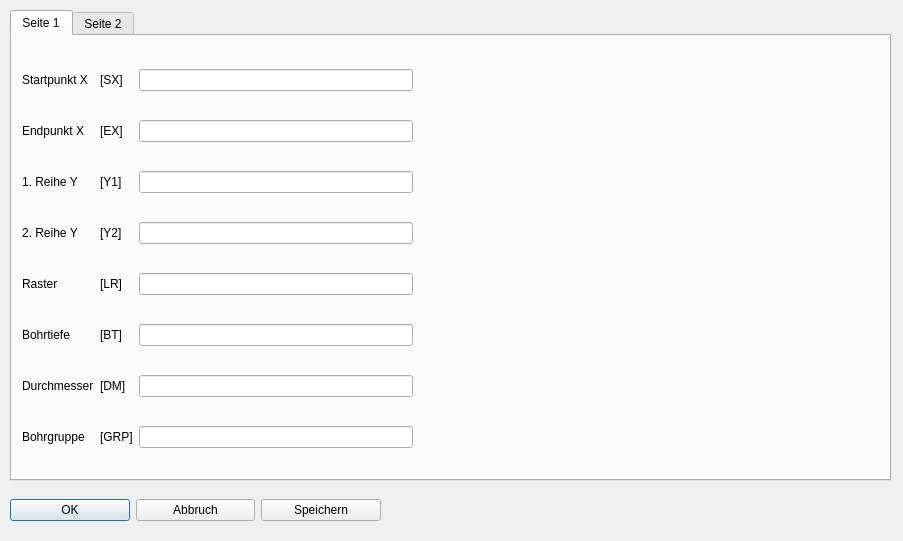
<?xml version="1.0" encoding="UTF-8"?>
<ui version="4.0">
 <class>Dialog_loreiae</class>
 <widget class="QDialog" name="Dialog_loreiae">
  <property name="geometry">
   <rect>
    <x>0</x>
    <y>0</y>
    <width>903</width>
    <height>541</height>
   </rect>
  </property>
  <property name="windowTitle">
   <string>Lochreihe Anfang-Ende</string>
  </property>
  <property name="modal">
   <bool>true</bool>
  </property>
  <widget class="QWidget" name="layoutWidget_3">
   <property name="geometry">
    <rect>
     <x>10</x>
     <y>490</y>
     <width>371</width>
     <height>41</height>
    </rect>
   </property>
   <layout class="QHBoxLayout" name="horizontalLayout">
    <item>
     <widget class="QPushButton" name="pushButton_ok">
      <property name="text">
       <string>OK</string>
      </property>
     </widget>
    </item>
    <item>
     <widget class="QPushButton" name="pushButton_esc">
      <property name="text">
       <string>Abbruch</string>
      </property>
     </widget>
    </item>
    <item>
     <widget class="QPushButton" name="pushButton_save">
      <property name="text">
       <string>Speichern</string>
      </property>
     </widget>
    </item>
   </layout>
  </widget>
  <widget class="QTabWidget" name="tabWidget">
   <property name="geometry">
    <rect>
     <x>10</x>
     <y>10</y>
     <width>881</width>
     <height>471</height>
    </rect>
   </property>
   <property name="currentIndex">
    <number>0</number>
   </property>
   <widget class="QWidget" name="tab">
    <attribute name="title">
     <string>Seite 1</string>
    </attribute>
    <widget class="QWidget" name="layoutWidget">
     <property name="geometry">
      <rect>
       <x>10</x>
       <y>10</y>
       <width>391</width>
       <height>431</height>
      </rect>
     </property>
     <layout class="QGridLayout" name="gridLayout">
      <item row="5" column="0">
       <widget class="QLabel" name="label_4">
        <property name="text">
         <string>Bohrtiefe</string>
        </property>
       </widget>
      </item>
      <item row="5" column="2">
       <widget class="QLineEdit" name="lineEdit_boti"/>
      </item>
      <item row="2" column="0">
       <widget class="QLabel" name="label_3">
        <property name="text">
         <string>1. Reihe Y</string>
        </property>
       </widget>
      </item>
      <item row="3" column="0">
       <widget class="QLabel" name="label_35">
        <property name="text">
         <string>2. Reihe Y</string>
        </property>
       </widget>
      </item>
      <item row="2" column="2">
       <widget class="QLineEdit" name="lineEdit_y1"/>
      </item>
      <item row="7" column="1">
       <widget class="QLabel" name="label_10">
        <property name="text">
         <string>[GRP]</string>
        </property>
       </widget>
      </item>
      <item row="3" column="1">
       <widget class="QLabel" name="label_36">
        <property name="text">
         <string>[Y2]</string>
        </property>
       </widget>
      </item>
      <item row="0" column="0">
       <widget class="QLabel" name="label">
        <property name="text">
         <string>Startpunkt X</string>
        </property>
       </widget>
      </item>
      <item row="5" column="1">
       <widget class="QLabel" name="label_8">
        <property name="text">
         <string>[BT]</string>
        </property>
       </widget>
      </item>
      <item row="6" column="2">
       <widget class="QLineEdit" name="lineEdit_dm"/>
      </item>
      <item row="2" column="1">
       <widget class="QLabel" name="label_7">
        <property name="text">
         <string>[Y1]</string>
        </property>
       </widget>
      </item>
      <item row="0" column="2">
       <widget class="QLineEdit" name="lineEdit_xs"/>
      </item>
      <item row="3" column="2">
       <widget class="QLineEdit" name="lineEdit_y2"/>
      </item>
      <item row="7" column="0">
       <widget class="QLabel" name="label_6">
        <property name="text">
         <string>Bohrgruppe</string>
        </property>
       </widget>
      </item>
      <item row="6" column="1">
       <widget class="QLabel" name="label_9">
        <property name="text">
         <string>[DM]</string>
        </property>
       </widget>
      </item>
      <item row="7" column="2">
       <widget class="QLineEdit" name="lineEdit_grp"/>
      </item>
      <item row="6" column="0">
       <widget class="QLabel" name="label_5">
        <property name="text">
         <string>Durchmesser</string>
        </property>
       </widget>
      </item>
      <item row="1" column="1">
       <widget class="QLabel" name="label_34">
        <property name="text">
         <string>[EX]</string>
        </property>
       </widget>
      </item>
      <item row="1" column="0">
       <widget class="QLabel" name="label_16">
        <property name="text">
         <string>Endpunkt X</string>
        </property>
       </widget>
      </item>
      <item row="1" column="2">
       <widget class="QLineEdit" name="lineEdit_xe"/>
      </item>
      <item row="0" column="1">
       <widget class="QLabel" name="label_2">
        <property name="text">
         <string>[SX]</string>
        </property>
       </widget>
      </item>
      <item row="4" column="2">
       <widget class="QLineEdit" name="lineEdit_raster"/>
      </item>
      <item row="4" column="0">
       <widget class="QLabel" name="label_37">
        <property name="text">
         <string>Raster</string>
        </property>
       </widget>
      </item>
      <item row="4" column="1">
       <widget class="QLabel" name="label_38">
        <property name="text">
         <string>[LR]</string>
        </property>
       </widget>
      </item>
     </layout>
    </widget>
    <widget class="QLabel" name="label_bild">
     <property name="geometry">
      <rect>
       <x>410</x>
       <y>10</y>
       <width>461</width>
       <height>431</height>
      </rect>
     </property>
     <property name="text">
      <string/>
     </property>
    </widget>
   </widget>
   <widget class="QWidget" name="tab_2">
    <attribute name="title">
     <string>Seite 2</string>
    </attribute>
    <widget class="QWidget" name="layoutWidget_2">
     <property name="geometry">
      <rect>
       <x>11</x>
       <y>9</y>
       <width>391</width>
       <height>431</height>
      </rect>
     </property>
     <layout class="QGridLayout" name="gridLayout_2">
      <item row="2" column="1">
       <widget class="QLabel" name="label_13">
        <property name="text">
         <string>[ABT]</string>
        </property>
       </widget>
      </item>
      <item row="6" column="1">
       <widget class="QLabel" name="label_23">
        <property name="text">
         <string>[ZSM]</string>
        </property>
       </widget>
      </item>
      <item row="6" column="2">
       <widget class="QLineEdit" name="lineEdit_zsm"/>
      </item>
      <item row="10" column="0">
       <widget class="QLabel" name="label_14">
        <property name="text">
         <string>Punktlasermodi</string>
        </property>
       </widget>
      </item>
      <item row="10" column="2">
       <widget class="QSpinBox" name="spinBox_plm">
        <property name="maximum">
         <number>3</number>
        </property>
       </widget>
      </item>
      <item row="9" column="0">
       <widget class="QLabel" name="label_28">
        <property name="text">
         <string>Taste Satz ein (Nein/-1)</string>
        </property>
       </widget>
      </item>
      <item row="4" column="1">
       <widget class="QLabel" name="label_20">
        <property name="text">
         <string>[RBM]</string>
        </property>
       </widget>
      </item>
      <item row="5" column="2">
       <widget class="QLineEdit" name="lineEdit_bovo"/>
      </item>
      <item row="4" column="2">
       <widget class="QLineEdit" name="lineEdit_reboma"/>
      </item>
      <item row="6" column="0">
       <widget class="QLabel" name="label_12">
        <property name="text">
         <string>Zustellmaß</string>
        </property>
       </widget>
      </item>
      <item row="3" column="0">
       <widget class="QLabel" name="label_17">
        <property name="text">
         <string>Anbohrvorschub</string>
        </property>
       </widget>
      </item>
      <item row="9" column="2">
       <widget class="QSpinBox" name="spinBox_tasatz">
        <property name="minimum">
         <number>-1</number>
        </property>
        <property name="maximum">
         <number>1</number>
        </property>
        <property name="value">
         <number>-1</number>
        </property>
       </widget>
      </item>
      <item row="12" column="0">
       <widget class="QLabel" name="label_33">
        <property name="text">
         <string>Ausführbedingung</string>
        </property>
       </widget>
      </item>
      <item row="7" column="0">
       <widget class="QLabel" name="label_24">
        <property name="text">
         <string>Drehzahl</string>
        </property>
       </widget>
      </item>
      <item row="3" column="2">
       <widget class="QLineEdit" name="lineEdit_anbovo"/>
      </item>
      <item row="11" column="2">
       <widget class="QLineEdit" name="lineEdit_bez"/>
      </item>
      <item row="10" column="1">
       <widget class="QLabel" name="label_15">
        <property name="text">
         <string>[PLM]</string>
        </property>
       </widget>
      </item>
      <item row="8" column="0">
       <widget class="QLabel" name="label_26">
        <property name="text">
         <string>Messen Seite</string>
        </property>
       </widget>
      </item>
      <item row="11" column="0">
       <widget class="QLabel" name="label_30">
        <property name="text">
         <string>Bezeichnung</string>
        </property>
       </widget>
      </item>
      <item row="5" column="0">
       <widget class="QLabel" name="label_21">
        <property name="text">
         <string>Bohrvorschub</string>
        </property>
       </widget>
      </item>
      <item row="0" column="0">
       <widget class="QLabel" name="label_39">
        <property name="text">
         <string>Vermitteln</string>
        </property>
       </widget>
      </item>
      <item row="2" column="0">
       <widget class="QLabel" name="label_11">
        <property name="text">
         <string>Anbohrtiefe</string>
        </property>
       </widget>
      </item>
      <item row="5" column="1">
       <widget class="QLabel" name="label_22">
        <property name="text">
         <string>[BV]</string>
        </property>
       </widget>
      </item>
      <item row="11" column="1">
       <widget class="QLabel" name="label_31">
        <property name="text">
         <string>[BEZ]</string>
        </property>
       </widget>
      </item>
      <item row="8" column="1">
       <widget class="QLabel" name="label_27">
        <property name="text">
         <string>[MEB]</string>
        </property>
       </widget>
      </item>
      <item row="8" column="2">
       <widget class="QSpinBox" name="spinBox_messei">
        <property name="minimum">
         <number>0</number>
        </property>
        <property name="maximum">
         <number>5</number>
        </property>
        <property name="value">
         <number>0</number>
        </property>
       </widget>
      </item>
      <item row="12" column="1">
       <widget class="QLabel" name="label_32">
        <property name="text">
         <string>[AFB]</string>
        </property>
       </widget>
      </item>
      <item row="12" column="2">
       <widget class="QLineEdit" name="lineEdit_afb"/>
      </item>
      <item row="2" column="2">
       <widget class="QLineEdit" name="lineEdit_anboti"/>
      </item>
      <item row="9" column="1">
       <widget class="QLabel" name="label_29">
        <property name="text">
         <string>[ZNR]</string>
        </property>
       </widget>
      </item>
      <item row="7" column="1">
       <widget class="QLabel" name="label_25">
        <property name="text">
         <string>[N]</string>
        </property>
       </widget>
      </item>
      <item row="3" column="1">
       <widget class="QLabel" name="label_18">
        <property name="text">
         <string>[ABV]</string>
        </property>
       </widget>
      </item>
      <item row="7" column="2">
       <widget class="QLineEdit" name="lineEdit_n"/>
      </item>
      <item row="4" column="0">
       <widget class="QLabel" name="label_19">
        <property name="text">
         <string>Restbohrmaß</string>
        </property>
       </widget>
      </item>
      <item row="1" column="0">
       <widget class="QLabel" name="label_40">
        <property name="text">
         <string>Endpunkt Y</string>
        </property>
       </widget>
      </item>
      <item row="0" column="1">
       <widget class="QLabel" name="label_41">
        <property name="text">
         <string>[MIT]</string>
        </property>
       </widget>
      </item>
      <item row="1" column="1">
       <widget class="QLabel" name="label_42">
        <property name="text">
         <string>[YE]</string>
        </property>
       </widget>
      </item>
      <item row="1" column="2">
       <widget class="QLineEdit" name="lineEdit_ye"/>
      </item>
      <item row="0" column="2">
       <widget class="QSpinBox" name="spinBox_vermit">
        <property name="maximum">
         <number>2</number>
        </property>
       </widget>
      </item>
     </layout>
    </widget>
    <widget class="QLabel" name="label_bild_2">
     <property name="geometry">
      <rect>
       <x>410</x>
       <y>10</y>
       <width>461</width>
       <height>431</height>
      </rect>
     </property>
     <property name="text">
      <string/>
     </property>
    </widget>
   </widget>
  </widget>
 </widget>
 <tabstops>
  <tabstop>tabWidget</tabstop>
  <tabstop>lineEdit_xs</tabstop>
  <tabstop>lineEdit_xe</tabstop>
  <tabstop>lineEdit_y1</tabstop>
  <tabstop>lineEdit_y2</tabstop>
  <tabstop>lineEdit_raster</tabstop>
  <tabstop>lineEdit_boti</tabstop>
  <tabstop>lineEdit_dm</tabstop>
  <tabstop>lineEdit_grp</tabstop>
  <tabstop>pushButton_ok</tabstop>
  <tabstop>pushButton_esc</tabstop>
  <tabstop>pushButton_save</tabstop>
  <tabstop>spinBox_vermit</tabstop>
  <tabstop>lineEdit_ye</tabstop>
  <tabstop>lineEdit_anboti</tabstop>
  <tabstop>lineEdit_anbovo</tabstop>
  <tabstop>lineEdit_reboma</tabstop>
  <tabstop>lineEdit_bovo</tabstop>
  <tabstop>lineEdit_zsm</tabstop>
  <tabstop>lineEdit_n</tabstop>
  <tabstop>spinBox_messei</tabstop>
  <tabstop>spinBox_tasatz</tabstop>
  <tabstop>spinBox_plm</tabstop>
  <tabstop>lineEdit_bez</tabstop>
  <tabstop>lineEdit_afb</tabstop>
 </tabstops>
 <resources/>
 <connections/>
</ui>
